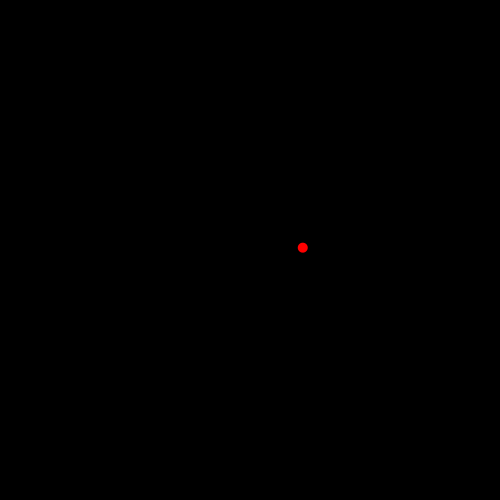
Frame 1 (no input)
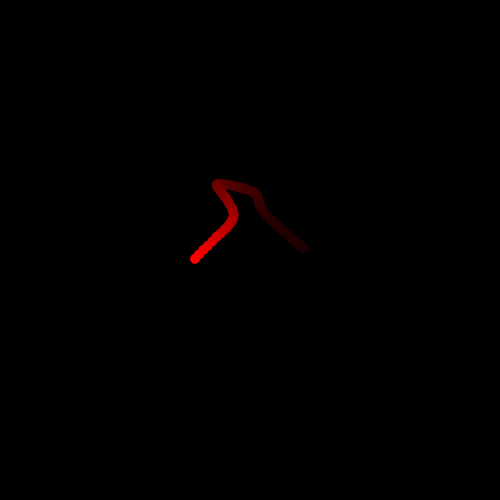
Frame 60 (the mouse pressed at the canvas centre just before this capture)
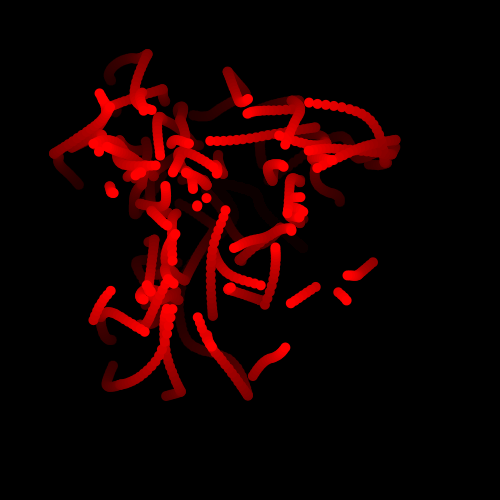
Frame 120 (the mouse held since frame 60 and released just before this capture)

The Processing sketch that drew these frames (run headless with seeded random() and noise(); from frame 60 on, the mouse is pressed at the canvas centre):

// Processing sketch: magicWorms
// ── magicWorms.pde
  int worms=0;
void setup(){
     size(500 , 500);
    background(0, 0, 0);
}

void draw(){

  makeMagical();
   float r = random(500);
   float r2 = random(500);
  for (int i = 0; i<=worms; i++){
    fill(255,0,0);
    ellipse(getWormX(i),getWormY(i),10 ,10);
  }
  if(mousePressed == true){
    worms++;
  }
}
void mouseClicked() {
worms++;
}
float frequency = 0.01;
    float noiseInterval = 1;

    void makeMagical() {
        fill( 0, 0, 0, 10 );
        rect(0, 0, width, height);
        noStroke();
    }

    float getWormX(int i) {
        return map(noise(i*noiseInterval + frameCount * frequency), 0, 1, 0, width);
    }

    float getWormY(int i) {
        return map(noise(i*noiseInterval+1 + frameCount * frequency), 0, 1, 0, height);
    }
